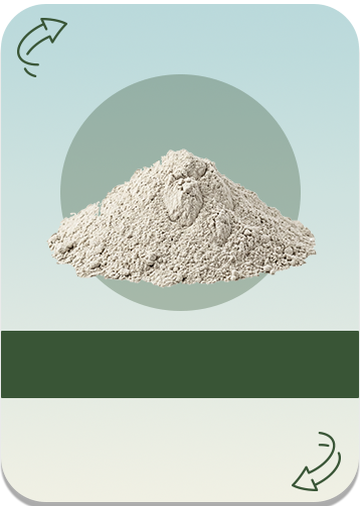
#> input picture assets/images/card-regolith.png, 360 x 506 px, found by its file name
$ python rebuild-sample-cards.py
#> lines starting #> are read from the running program, lines starting #| are printed output that depends on the picture; after the words box and inside, x2 and y2 are one past the last pixel; in counts of white or black regions, pixels touching at a corner belong together
# -*- coding: utf-8 -*-
"""card-anor / card-vesic / card-mare were exported with a ghost of the lab
scene flattened into the card, which shows badly on this unit's dark plate.
Rebuild them: clean template + their own rock, nothing else.

The template is synthesised rather than lifted wholesale from card-regolith,
because that card's own pile spills outside the sage disc:
  * body  — a pure vertical gradient (verified flat horizontally), so each row
            is filled with the median of that row's pale body pixels;
  * disc  — flat sage, sampled from the clean card above its pile;
  * art   — corner arrows and name band taken back from the clean card.
Only the largest connected blob (the rock and its shadow) is carried over from
each source card, which also drops the loose gravel specks around it.
"""
import os
import numpy as np
from PIL import Image
from scipy import ndimage

IMG = (r"C:\Users\user\OneDrive - methodic.co.il\Documents\STEM\מתמטיקה\צעדים ומונים"
       r"\פיתוח STEM\כימיה 2 (מסה)\הפקה\stem-chem-mass\assets\images")
SRC = (r"C:\Users\user\OneDrive - methodic.co.il\Documents\STEM\מתמטיקה\צעדים ומונים"
       r"\פיתוח STEM\כימיה 1 (נפח)\הפקה\stem-chem-volume\assets\images")

DISC_C, DISC_R = (180, 193), 119
BAND_TOP, DARK = 328, 170


def luma(a):
    return a[..., :3] @ [0.299, 0.587, 0.114]


clean = np.asarray(Image.open(os.path.join(IMG, 'card-regolith.png')).convert('RGBA')).astype(float)
h, w, _ = clean.shape
#> h = 506; w = 360
Y, X = np.mgrid[0:h, 0:w]
d2 = (X - DISC_C[0]) ** 2 + (Y - DISC_C[1]) ** 2
disc = d2 <= DISC_R ** 2
solid = clean[..., 3] > 200
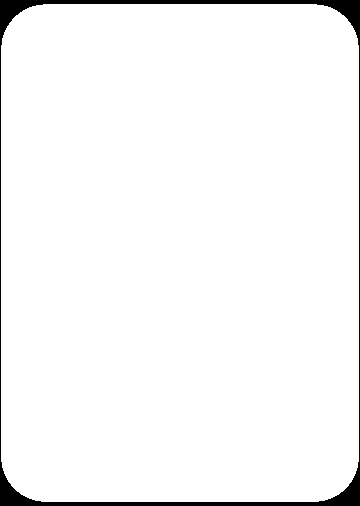
#> solid: shape (506, 360) bool; 96.9% white; 1 black region, box (x1, y1, x2, y2) and area: (0, 0, 360, 506) 5672
clum = luma(clean)
#> in luma, `return a[..., :3] @ [0.299, 0.587, 0.114]`:
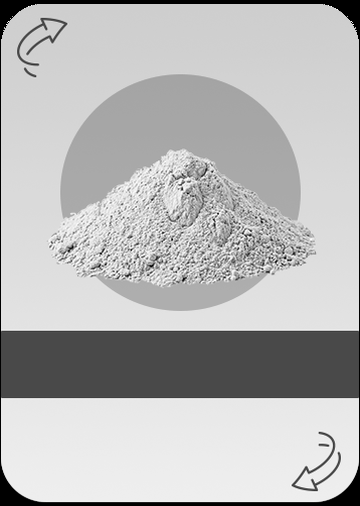
#> returned value: shape (506, 360) float64; min 0, max 255, mean 184

DISC_RGB = np.median(clean[80:140, 150:210].reshape(-1, 4)[:, :3], axis=0)   # sage, above the pile
#> DISC_RGB = [148, 176, 164]

# body: one flat colour per row
body = np.zeros((h, 3))
last = np.array([192., 220., 220.])
for y in range(h):
    sel = (~disc[y]) & solid[y] & (clum[y] > 175)
    if sel.sum() >= 30:
        last = np.median(clean[y][sel][:, :3], axis=0)
    body[y] = last
#> this loop made 506 passes
#> last on passes 5 to 16: [183, 216, 218], [183, 216, 218], [183, 216, 218], [183, 216, 218], [183, 216, 218], [183, 216, 218], [183, 216, 218], [184, 216, 218], [184, 216, 218], [184, 216, 218], [184, 216, 218], [184, 216, 218]
#> after the loop, body = 506 rows, first 8: [192, 220, 220], [192, 220, 220], [192, 220, 220], [192, 220, 220], [183, 216, 218], [183, 216, 218], [183, 216, 218], [183, 216, 218]

template = clean.copy()
template[..., :3] = np.repeat(body[:, None, :], w, axis=1)
disc_f = ndimage.gaussian_filter(disc.astype(float), 0.7)[..., None]
template[..., :3] = DISC_RGB * disc_f + template[..., :3] * (1 - disc_f)

art = solid & (clum < DARK) & ~disc                       # corner arrows + name band
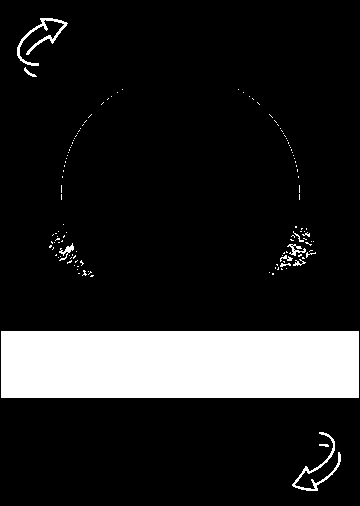
#> art: shape (506, 360) bool; 14% white; 125 white regions (113 under 20 px), largest, box (x1, y1, x2, y2) and area: (1, 331, 359, 398) 23986, (17, 18, 68, 66) 456, (292, 432, 341, 491) 418
art_f = ndimage.gaussian_filter(art.astype(float), 0.6)[..., None]
template[..., :3] = clean[..., :3] * art_f + template[..., :3] * (1 - art_f)
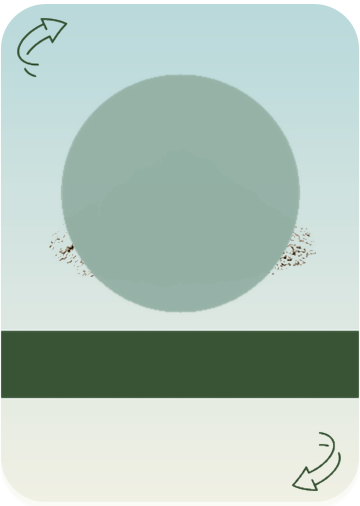
#> template: shape (506, 360, 4) float64; mean R, G, B, A 174.7, 195.5, 185.2, 239.4; transparent parts drawn white

for name in ('card-anor.png', 'card-vesic.png', 'card-mare.png'):
    src = np.asarray(Image.open(os.path.join(SRC, name)).convert('RGBA')).astype(float)
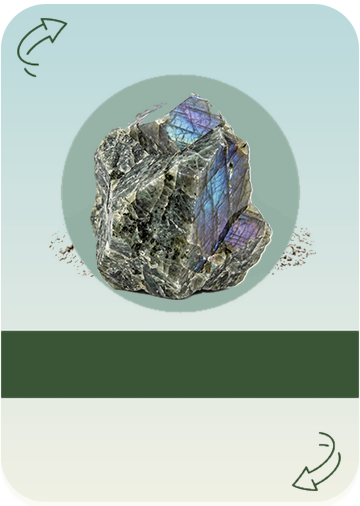
#> input picture assets/images/card-anor.png, 360 x 506 px, found by its file name
    # the rock is what departs strongly from the reconstructed background;
    # the baked ghost only deviates by ~16, the rock by 100+
    off = np.abs(src[..., :3] - template[..., :3]).max(axis=2)
    raw = (off > 45) & (Y < BAND_TOP) & (d2 <= (DISC_R + 70) ** 2) & solid
#> raw: shape (506, 360) bool; 11.4% white; 65 white regions (62 under 20 px), largest, box (x1, y1, x2, y2) and area: (90, 96, 273, 300) 20622, (96, 251, 103, 260) 26, (96, 240, 99, 249) 20
    raw = ndimage.binary_closing(raw, np.ones((5, 5)))
#> raw: shape (506, 360) bool; 15% white; 2 white regions, box (x1, y1, x2, y2) and area: (90, 93, 273, 300) 27219, (136, 110, 152, 119) 45
    raw = ndimage.binary_fill_holes(raw)
#> raw: shape (506, 360) bool; 15% white; 2 white regions, box (x1, y1, x2, y2) and area: (90, 93, 273, 300) 27269, (136, 110, 152, 119) 45
    lab, n = ndimage.label(raw)
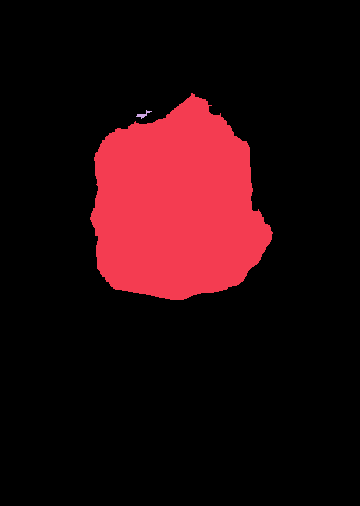
#> lab: shape (506, 360) int32; 3 distinct labels, from 0 to 2; one colour per label, 0 black
#> n = 2
    if n:
        sizes = ndimage.sum(raw, lab, range(1, n + 1))
#> sizes = [27269, 45]
        raw = lab == (int(np.argmax(sizes)) + 1)          # the rock blob only
#> raw: shape (506, 360) bool; 15% white; 1 white region, box (x1, y1, x2, y2) and area: (90, 93, 273, 300) 27269
    keep = ndimage.gaussian_filter(raw.astype(float), 0.8)[..., None]

    out = template.copy()
    out[..., :3] = src[..., :3] * keep + template[..., :3] * (1 - keep)
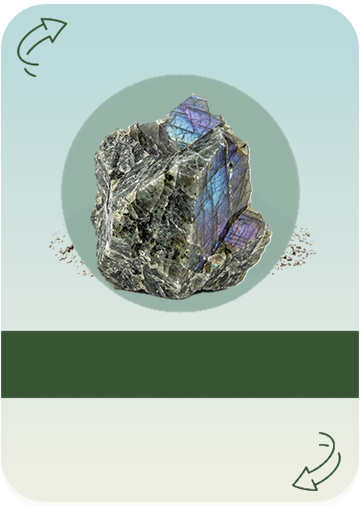
#> out: shape (506, 360, 4) float64; 16.3% of pixels changed, all inside (x1, y1, x2, y2) = (87, 90, 276, 303); transparent parts drawn white
    out[..., 3] = clean[..., 3]
    Image.fromarray(out.clip(0, 255).astype(np.uint8)).save(os.path.join(IMG, name))
    print('%-18s rock blob %6d px' % (name, int(raw.sum())))
#| card-anor.png      rock blob  27269 px
#> pass 2 of the loop `for name in ('card-anor.png', 'card-vesic.png', 'card-mare.png'):`:
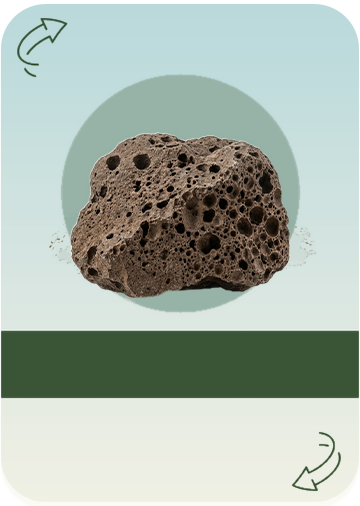
#> input picture assets/images/card-vesic.png, 360 x 506 px, found by its file name
#> `raw = ndimage.binary_closing(raw, np.ones((5, 5)))`:
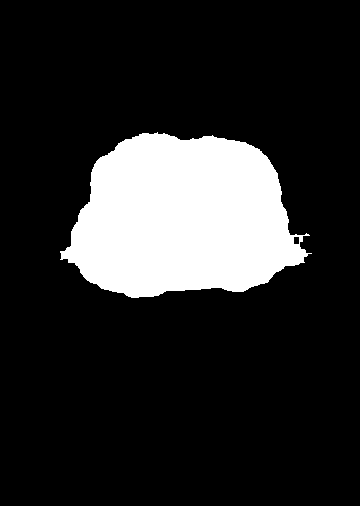
#> raw: shape (506, 360) bool; 16.4% white; 1 white region, box (x1, y1, x2, y2) and area: (60, 132, 312, 298) 29964
#> lab: shape (506, 360) int32; values 0 (black) and 1 (white), 16.5% white; 1 white region, box (x1, y1, x2, y2) and area: (60, 132, 312, 298) 29999
#> n = 1
#> sizes = [29999]
#> `out[..., :3] = src[..., :3] * keep + template[..., :3] * (1 - keep)`:
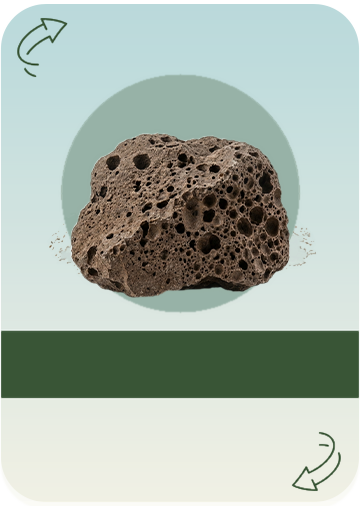
#> out: shape (506, 360, 4) float64; 17.96% of pixels changed, all inside (x1, y1, x2, y2) = (57, 129, 315, 301); transparent parts drawn white
#| card-vesic.png     rock blob  29999 px
#> pass 3 of the loop `for name in ('card-anor.png', 'card-vesic.png', 'card-mare.png'):`:
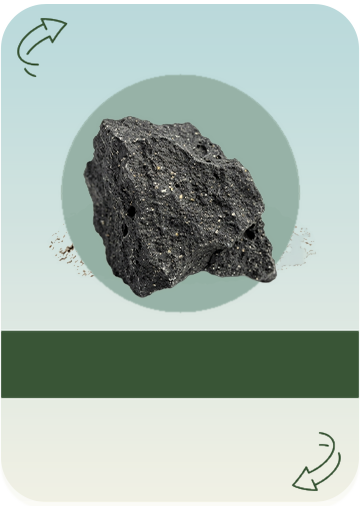
#> input picture assets/images/card-mare.png, 360 x 506 px, found by its file name
#> `raw = ndimage.binary_closing(raw, np.ones((5, 5)))`:
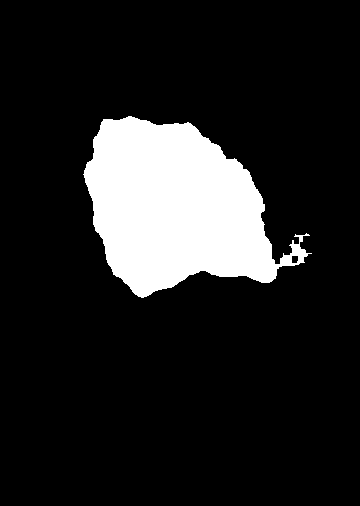
#> raw: shape (506, 360) bool; 13.8% white; 1 white region, box (x1, y1, x2, y2) and area: (83, 116, 312, 298) 25199
#> lab: shape (506, 360) int32; values 0 (black) and 1 (white), 13.9% white; 1 white region, box (x1, y1, x2, y2) and area: (83, 116, 312, 298) 25239
#> sizes = [25239]
#> `out[..., :3] = src[..., :3] * keep + template[..., :3] * (1 - keep)`:
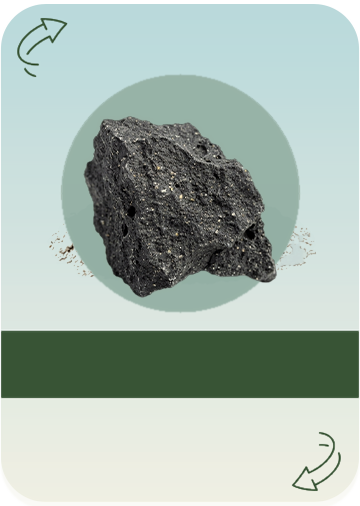
#> out: shape (506, 360, 4) float64; 15.45% of pixels changed, all inside (x1, y1, x2, y2) = (80, 113, 315, 301); transparent parts drawn white
#| card-mare.png      rock blob  25239 px

print('disc %s   body top %s  bottom %s'
      % (tuple(DISC_RGB.round().astype(int)), tuple(body[30].round().astype(int)),
         tuple(body[470].round().astype(int))))
#| disc (148, 176, 164)   body top (185, 217, 218)  bottom (237, 239, 227)
